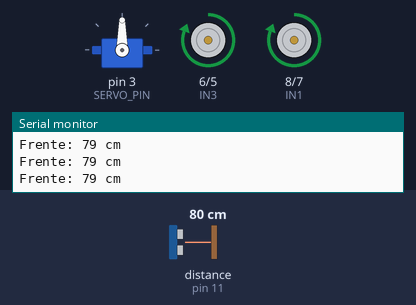
This sketch was run on a simulated Arduino Uno, built with avr-gcc and run on an emulated ATmega328P. Shown: servo, motor-driver pin pairs drawn as motors (green arrow = first pin HIGH = forward, orange = second pin HIGH = backward, longer = more drive), the last lines printed to the serial monitor. Wiring (inferred from the names in the program): ultrasonic range finder: trigger pin 12; echo pin 11. The test bench sets the inputs (shaded band); at power-on: distance to the obstacle (sensor on pin 11) 80 cm. The echo pulse lasts 58.3 µs per cm.

Above: at 1.6 s.
1.7 s: distance to the obstacle (sensor on pin 11) set to 49 cm
3.2 s: distance to the obstacle (sensor on pin 11) set to 42 cm
At 3.49 s:
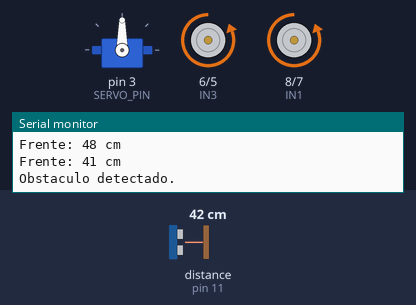
At 6.1 s:
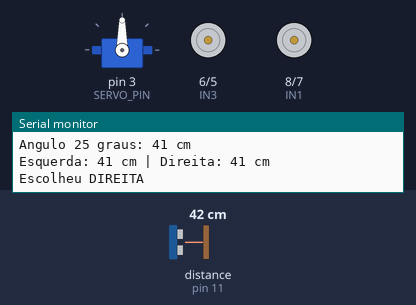
6.2 s: distance to the obstacle (sensor on pin 11) set to 21 cm
At 6.91 s:
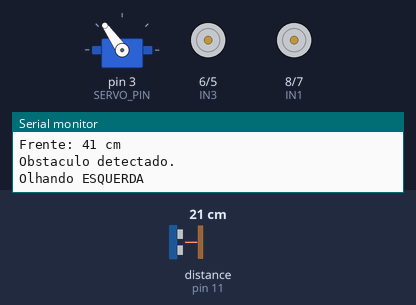
9.2 s: distance to the obstacle (sensor on pin 11) set to 16 cm
At 12.1 s:
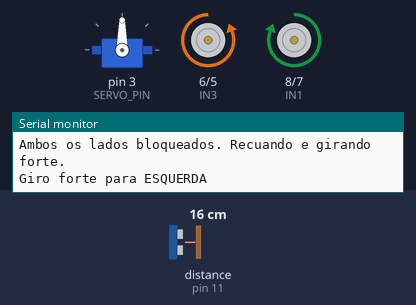
12.2 s: distance to the obstacle (sensor on pin 11) set to 35 cm
15.2 s: distance to the obstacle (sensor on pin 11) set to 2 cm
Timing chart, 0 to 19.2 s (numbered marks = the images above; inputs shaded):
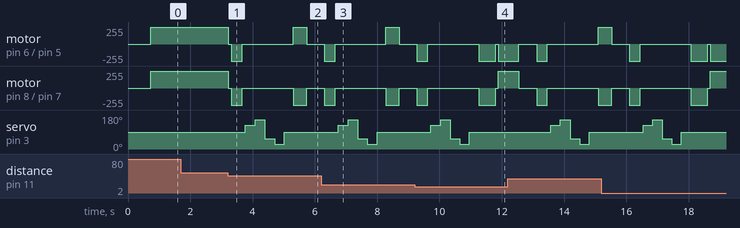

Measured:
- the behaviour switches between 47 and 46 cm on distance to the obstacle (sensor on pin 11) (found by bisection; images 0 and 1)
- the behaviour switches between 19 and 18 cm on distance to the obstacle (sensor on pin 11) (found by bisection; images 3 and 4)

The sketch:

obstacle_avoiding_car.ino
```cpp
#include <Servo.h>

// ============================================================
// Carrinho Autônomo Desviador de Obstáculos
// Arduino Uno + L298N + HC-SR04 + SG90/MG90S
// ============================================================

// -------------------- HC-SR04 --------------------
constexpr uint8_t TRIG_PIN = 12;
constexpr uint8_t ECHO_PIN = 11;

// -------------------- Servo -----------------------
constexpr uint8_t SERVO_PIN = 3;
Servo sensorServo;

// Ajuste este valor depois de executar tools/servo_center.
// Se o sensor ficar apontando para a esquerda em 90°, aumente/diminua
// até ele ficar fisicamente alinhado com a frente do carrinho.
constexpr int CENTRO_SERVO = 90;

// Duas posições de leitura de cada lado.
// Todos os ângulos são calculados a partir do centro calibrado.
constexpr int DESVIO_LATERAL_1 = 35;
constexpr int DESVIO_LATERAL_2 = 65;

// Limites físicos de segurança do servo.
constexpr int SERVO_MIN = 15;
constexpr int SERVO_MAX = 165;

// -------------------- L298N -----------------------
// Motor direito: OUT1 / OUT2
// Motor esquerdo: OUT3 / OUT4
constexpr uint8_t IN1 = 8;
constexpr uint8_t IN2 = 7;
constexpr uint8_t IN3 = 6;
constexpr uint8_t IN4 = 5;

// -------------------- Navegação -------------------
constexpr int DISTANCIA_OBSTACULO_CM = 45;
constexpr int DISTANCIA_CRITICA_CM = 18;

constexpr unsigned long TEMPO_RECUO_MS = 350;
constexpr unsigned long TEMPO_GIRO_MS = 430;
constexpr unsigned long TEMPO_GIRO_FORTE_MS = 650;
constexpr unsigned long TEMPO_ESTABILIZAR_SERVO_MS = 280;

// Evita considerar ecos absurdamente longos.
// 30 ms corresponde a aproximadamente 5 m de ida e volta,
// acima da faixa útil necessária para este carrinho.
constexpr unsigned long ULTRASSOM_TIMEOUT_US = 30000UL;

enum Direcao {
  ESQUERDA,
  DIREITA
};

// ------------------------------------------------------------
// Utilidades
// ------------------------------------------------------------

int limitarAngulo(int angulo) {
  return constrain(angulo, SERVO_MIN, SERVO_MAX);
}

long medirDistanciaUmaVez() {
  digitalWrite(TRIG_PIN, LOW);
  delayMicroseconds(3);

  digitalWrite(TRIG_PIN, HIGH);
  delayMicroseconds(10);
  digitalWrite(TRIG_PIN, LOW);

  const unsigned long duracao =
      pulseIn(ECHO_PIN, HIGH, ULTRASSOM_TIMEOUT_US);

  // Sem eco: trate como caminho livre dentro da faixa de interesse.
  if (duracao == 0) {
    return 400;
  }

  // Velocidade aproximada do som: 0,0343 cm/us.
  // Divide por 2 porque o pulso percorre ida e volta.
  long distancia = static_cast<long>((duracao * 0.0343) / 2.0);

  if (distancia < 2) {
    distancia = 2;
  }

  if (distancia > 400) {
    distancia = 400;
  }

  return distancia;
}

// Mediana de 3 leituras para reduzir falsos ecos do HC-SR04.
long medirDistancia() {
  long a = medirDistanciaUmaVez();
  delay(12);
  long b = medirDistanciaUmaVez();
  delay(12);
  long c = medirDistanciaUmaVez();

  if (a > b) {
    long t = a;
    a = b;
    b = t;
  }

  if (b > c) {
    long t = b;
    b = c;
    c = t;
  }

  if (a > b) {
    long t = a;
    a = b;
    b = t;
  }

  return b;
}

long olharParaAngulo(int angulo) {
  sensorServo.write(limitarAngulo(angulo));
  delay(TEMPO_ESTABILIZAR_SERVO_MS);

  const long distancia = medirDistancia();

  Serial.print(F("Angulo "));
  Serial.print(limitarAngulo(angulo));
  Serial.print(F(" graus: "));
  Serial.print(distancia);
  Serial.println(F(" cm"));

  return distancia;
}

// ------------------------------------------------------------
// Controle dos motores
// ------------------------------------------------------------

void parar() {
  digitalWrite(IN1, LOW);
  digitalWrite(IN2, LOW);
  digitalWrite(IN3, LOW);
  digitalWrite(IN4, LOW);
}

void frente() {
  // Direito: OUT1 -> OUT2
  digitalWrite(IN1, HIGH);
  digitalWrite(IN2, LOW);

  // Esquerdo: OUT3 -> OUT4
  digitalWrite(IN3, HIGH);
  digitalWrite(IN4, LOW);
}

void tras() {
  digitalWrite(IN1, LOW);
  digitalWrite(IN2, HIGH);

  digitalWrite(IN3, LOW);
  digitalWrite(IN4, HIGH);
}

// Giro no próprio eixo.
void girarEsquerda() {
  // Motor direito para frente.
  digitalWrite(IN1, HIGH);
  digitalWrite(IN2, LOW);

  // Motor esquerdo para trás.
  digitalWrite(IN3, LOW);
  digitalWrite(IN4, HIGH);
}

void girarDireita() {
  // Motor direito para trás.
  digitalWrite(IN1, LOW);
  digitalWrite(IN2, HIGH);

  // Motor esquerdo para frente.
  digitalWrite(IN3, HIGH);
  digitalWrite(IN4, LOW);
}

// ------------------------------------------------------------
// Varredura do ambiente
// ------------------------------------------------------------

long medirLado(Direcao lado) {
  int angulo1;
  int angulo2;

  if (lado == ESQUERDA) {
    angulo1 = CENTRO_SERVO + DESVIO_LATERAL_1;
    angulo2 = CENTRO_SERVO + DESVIO_LATERAL_2;
    Serial.println(F("Olhando ESQUERDA"));
  } else {
    angulo1 = CENTRO_SERVO - DESVIO_LATERAL_1;
    angulo2 = CENTRO_SERVO - DESVIO_LATERAL_2;
    Serial.println(F("Olhando DIREITA"));
  }

  const long d1 = olharParaAngulo(angulo1);
  const long d2 = olharParaAngulo(angulo2);

  // Usa a média das duas direções daquele lado.
  // Isso reduz a chance de escolher um lado por causa de um único eco.
  return (d1 + d2) / 2;
}

void centralizarSensor() {
  sensorServo.write(limitarAngulo(CENTRO_SERVO));
  delay(TEMPO_ESTABILIZAR_SERVO_MS);
}

// ------------------------------------------------------------
// Decisão de desvio
// ------------------------------------------------------------

void executarDesvio() {
  parar();
  delay(100);

  // Primeiro cria espaço antes de olhar para os lados.
  tras();
  delay(TEMPO_RECUO_MS);
  parar();
  delay(100);

  const long distanciaEsquerda = medirLado(ESQUERDA);
  const long distanciaDireita = medirLado(DIREITA);

  centralizarSensor();

  Serial.print(F("Esquerda: "));
  Serial.print(distanciaEsquerda);
  Serial.print(F(" cm | Direita: "));
  Serial.print(distanciaDireita);
  Serial.println(F(" cm"));

  // Se os dois lados estiverem muito fechados, faz um giro maior.
  if (distanciaEsquerda < DISTANCIA_CRITICA_CM &&
      distanciaDireita < DISTANCIA_CRITICA_CM) {

    Serial.println(F("Ambos os lados bloqueados. Recuando e girando forte."));

    tras();
    delay(TEMPO_RECUO_MS + 200);
    parar();
    delay(80);

    if (distanciaEsquerda >= distanciaDireita) {
      Serial.println(F("Giro forte para ESQUERDA"));
      girarEsquerda();
    } else {
      Serial.println(F("Giro forte para DIREITA"));
      girarDireita();
    }

    delay(TEMPO_GIRO_FORTE_MS);
    parar();
    delay(120);
    return;
  }

  if (distanciaEsquerda > distanciaDireita) {
    Serial.println(F("Escolheu ESQUERDA"));
    girarEsquerda();
  } else {
    Serial.println(F("Escolheu DIREITA"));
    girarDireita();
  }

  delay(TEMPO_GIRO_MS);
  parar();
  delay(120);
}

// ------------------------------------------------------------
// Setup / Loop
// ------------------------------------------------------------

void setup() {
  Serial.begin(9600);

  pinMode(TRIG_PIN, OUTPUT);
  pinMode(ECHO_PIN, INPUT);

  pinMode(IN1, OUTPUT);
  pinMode(IN2, OUTPUT);
  pinMode(IN3, OUTPUT);
  pinMode(IN4, OUTPUT);

  parar();

  sensorServo.attach(SERVO_PIN);
  centralizarSensor();

  Serial.println();
  Serial.println(F("========================================"));
  Serial.println(F(" Carrinho desviador de obstaculos"));
  Serial.println(F("========================================"));
  Serial.print(F("Centro do servo: "));
  Serial.println(CENTRO_SERVO);
  Serial.print(F("Distancia de deteccao: "));
  Serial.print(DISTANCIA_OBSTACULO_CM);
  Serial.println(F(" cm"));
  Serial.println(F("Robo iniciado."));
}

void loop() {
  centralizarSensor();

  const long distanciaFrente = medirDistancia();

  Serial.print(F("Frente: "));
  Serial.print(distanciaFrente);
  Serial.println(F(" cm"));

  if (distanciaFrente <= DISTANCIA_OBSTACULO_CM) {
    Serial.println(F("Obstaculo detectado."));
    executarDesvio();
  } else {
    frente();
  }

  delay(40);
}
```
